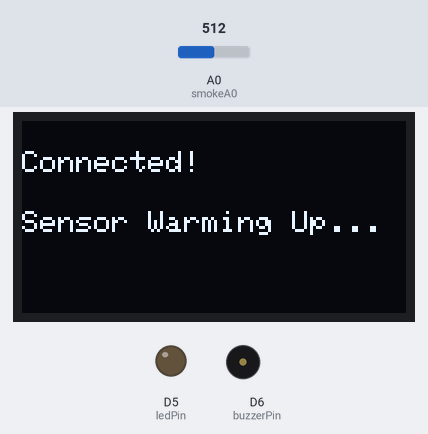
A sketch run on a simulated ESP8266 (NodeMCU). On the bench: 128×64 one-colour display, output pins drawn as LEDs (lit = HIGH), buzzer (waves = sounding, pin HIGH). The test bench sets the inputs (shaded band); at power-on: A0 (smokeA0) = 512. WiFi joins after 1.5 s; servers stay silent unless stated; not simulated (calls return 0 or success): secrets.h; what the sketch prints to the serial monitor is not drawn.

Above: at 1.9 s.
At 32.0 s:
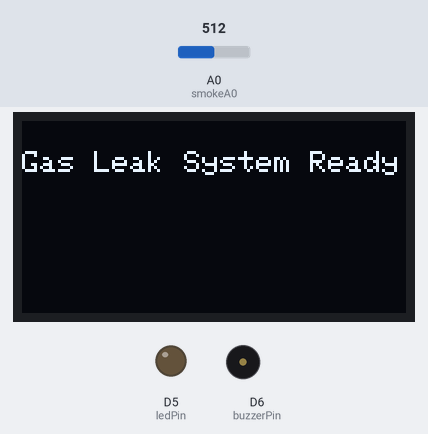
At 35.0 s:
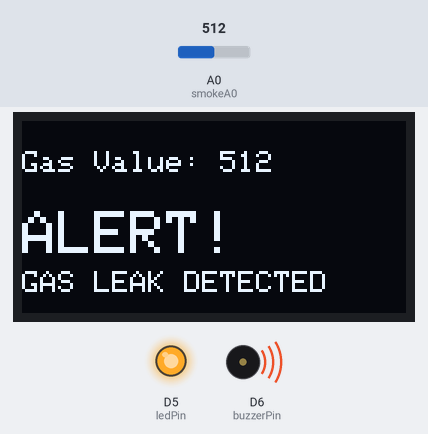
Timing chart, 0 to 36.5 s (numbered marks = the images above):
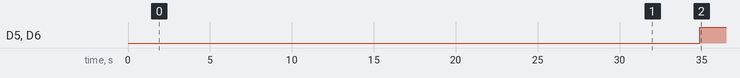

Measured:
- by itself, D5 (ledPin), D6 (buzzerPin): LOW → HIGH at 34.9 s
- what the display in image 0 shows lasts 30.0 s, from 1.9 s to 31.9 s
- what the display in image 1 shows lasts 3.0 s, from 31.9 s to 34.9 s

The sketch:

gas_leakage_detection.ino
```cpp
/*
 * IoT-Based Gas Leakage Detection and Alert System
 * Board  : NodeMCU (ESP8266)
 * Sensor : MQ-2 (analog -> A0)
 * Output : LED (D5), Buzzer (D6), SSD1306 OLED 128x64 (I2C, 0x3C)
 * Cloud  : Blynk IoT (V0 = gas value, event "gas_alert" = notification)
 *
 * Before uploading:
 *   1. Copy secrets.h.example to secrets.h (same folder as this sketch)
 *   2. Fill in your Wi-Fi name, password and Blynk Auth Token
 */

// --- Blynk template details (from Blynk Console) ---
#define BLYNK_TEMPLATE_ID   "TMPL3pD7LvUor"
#define BLYNK_TEMPLATE_NAME "GAS LEAKAGE ALERT"
#define BLYNK_PRINT Serial

#include <ESP8266WiFi.h>
#include <BlynkSimpleEsp8266.h>
#include <Wire.h>
#include <Adafruit_GFX.h>
#include <Adafruit_SSD1306.h>

// --- Secure credentials (WIFI_SSID, WIFI_PASS, BLYNK_AUTH_TOKEN) ---
#include "secrets.h"

char auth[] = BLYNK_AUTH_TOKEN;
char ssid[] = WIFI_SSID;
char pass[] = WIFI_PASS;

// --- Pin configuration ---
int smokeA0   = A0;   // MQ-2 analog pin
int ledPin    = D5;   // Red LED
int buzzerPin = D6;   // Buzzer

// --- SENSOR CALIBRATION ---
// 1. Run the code and let it read clean air for ~5 minutes.
// 2. Note the highest "Gas Sensor Value" in the Serial Monitor (e.g. 120).
// 3. Set the threshold 50-100 points above that (e.g. 220).
// 300 is only a placeholder value.
int sensorThres = 300;

// --- OLED display setup ---
#define SCREEN_WIDTH  128
#define SCREEN_HEIGHT 64
Adafruit_SSD1306 display(SCREEN_WIDTH, SCREEN_HEIGHT, &Wire, -1);

// --- Blynk timer ---
BlynkTimer timer;

// --- State management (prevents notification spam) ---
// false = Safe, true = Alert active
bool isAlertActive = false;

// Called every second: read sensor, update OLED/LED/buzzer, notify Blynk
void sendSensor() {
  int data = analogRead(smokeA0);
  Blynk.virtualWrite(V0, data);

  Serial.print("Gas Sensor Value: ");
  Serial.println(data);

  display.clearDisplay();
  display.setTextSize(1);
  display.setTextColor(SSD1306_WHITE);
  display.setCursor(0, 10);
  display.print("Gas Value: ");
  display.println(data);

  if (data > sensorThres) {
    display.setCursor(0, 30);
    display.setTextSize(2);
    display.print("ALERT!");
    display.setTextSize(1);
    display.setCursor(0, 50);
    display.print("GAS LEAK DETECTED");

    digitalWrite(ledPin, HIGH);
    digitalWrite(buzzerPin, HIGH);

    if (!isAlertActive) {
      Serial.println("State Changed: ALERT - Sending Notification");
      Blynk.logEvent("gas_alert", "Gas Leakage Detected!");
      isAlertActive = true;
    }
  } else {
    display.setCursor(0, 30);
    display.setTextSize(2);
    display.print("SAFE");
    display.setTextSize(1);
    display.setCursor(0, 50);
    display.print("System Normal");

    digitalWrite(ledPin, LOW);
    digitalWrite(buzzerPin, LOW);

    if (isAlertActive) {
      Serial.println("State Changed: SAFE");
    }
    isAlertActive = false;
  }
  display.display();
}

void setup() {
  Serial.begin(9600);
  Serial.println("\nStarting Gas Leakage Detector...");

  pinMode(ledPin, OUTPUT);
  pinMode(buzzerPin, OUTPUT);

  if (!display.begin(SSD1306_SWITCHCAPVCC, 0x3C)) {
    Serial.println(F("OLED initialization failed!"));
    while (true);
  }

  display.clearDisplay();
  display.setTextSize(1);
  display.setTextColor(SSD1306_WHITE);
  display.setCursor(0, 10);
  display.println("Connecting to WiFi...");
  display.println(ssid);
  display.display();

  Blynk.begin(auth, ssid, pass);

  display.clearDisplay();
  display.setCursor(0, 10);
  display.println("Connected!");
  display.setCursor(0, 30);
  display.println("Sensor Warming Up...");
  display.display();

  delay(30000L);  // MQ-2 warm-up: 30 seconds

  display.clearDisplay();
  display.setTextSize(1);
  display.setCursor(0, 10);
  display.println("Gas Leak System Ready");
  display.display();
  delay(2000);

  timer.setInterval(1000L, sendSensor);
}

void loop() {
  Blynk.run();
  timer.run();
}
```
